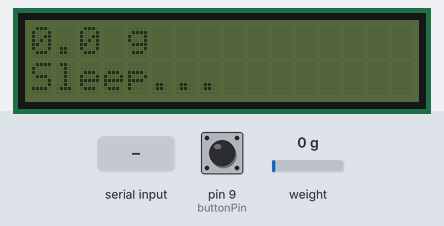
The sketch below on a simulated Arduino Uno, built with avr-gcc and run on an emulated ATmega328P. On the bench: 16×2 character LCD. The test bench sets the inputs (shaded band); at power-on: pin 9 (buttonPin) LOW, weight on the scale 0 g. What the sketch prints to the serial monitor is not drawn.

Above: at 10.1 s.
10.2 s: "tare" received over Serial
At 13.3 s:
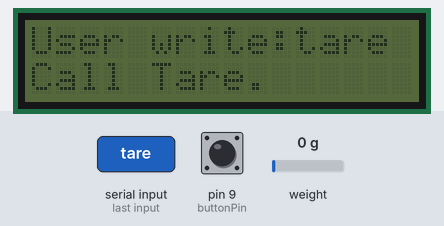
17.1 s: pin 9 (buttonPin) pulled HIGH for 3.2 s
At 20.0 s:
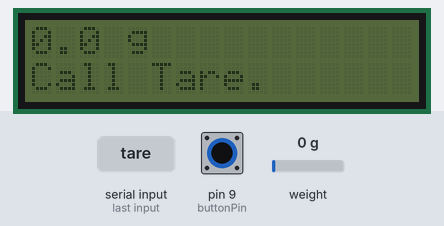
24.0 s: "1" received over Serial
At 26.8 s:
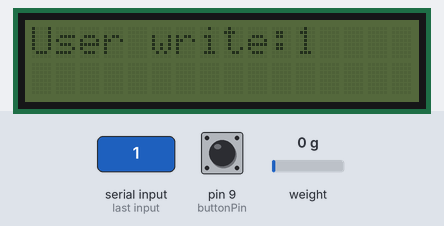
29.6 s: weight on the scale set to 100 g
At 32.0 s:
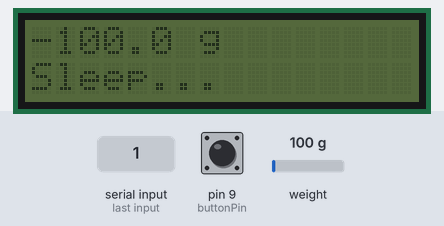
32.3 s: weight on the scale set to 1250 g
At 34.7 s:
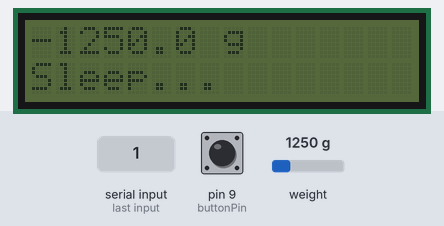
35.0 s: weight on the scale set to 2500 g
At 36.6 s:
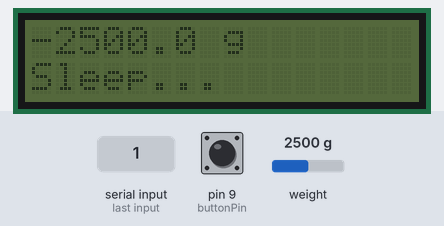
Timing chart, 0 to 38.1 s (numbered marks = the images above; inputs shaded):
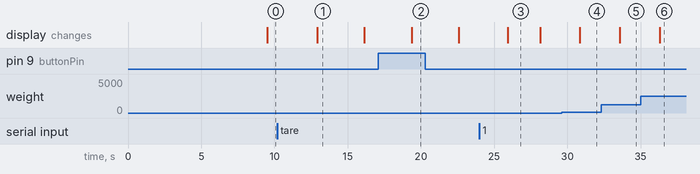

Measured:
- after the input at 10.2 s, the display: changes after 2.7 s (image 1)
- after the input at 17.1 s, the display: changes after 2.3 s (image 2)
- after the input at 24.0 s, the display: changes after 1.9 s (image 3)
- after the input at 29.6 s, the display: changes after 1.3 s (image 4)
- after the input at 32.3 s, the display: changes after 1.3 s (image 5)
- after the input at 35.0 s, the display: changes after 1.3 s (image 6)
- what the display in image 1 shows lasts 3.2 s, from 12.9 s to 16.1 s

The sketch:

HX711_LCD.ino
```cpp
#include <HX711.h>
#include <Wire.h>
#include <LiquidCrystal_I2C.h>

// HX711.DOUT	- pin #A1
// HX711.PD_SCK	- pin #A0

HX711 scale(A1, A0);		   // parameter "gain" is ommited; the default value 128 is used by the library
LiquidCrystal_I2C lcd(0x27,16,2);  // set the LCD address to 0x27 for a 16 chars and 2 line display
const int buttonPin = 9;           // the number of the pushbutton pin

void setup() {
  Serial.begin(38400);
  pinMode(buttonPin, INPUT);

  lcd.init();                      // initialize the lcd
  // Print a message to the LCD.
  lcd.backlight();
  lcd.print("Hello, I am HX");
  lcd.setCursor(0, 1);
  lcd.print("Arduino scales!");

  Serial.println("HX711 Demo");

  Serial.println("Before setting up the scale:");
  Serial.print("read: \t\t");
  Serial.println(scale.read());			// print a raw reading from the ADC

  Serial.print("read average: \t\t");
  Serial.println(scale.read_average(20));  	// print the average of 20 readings from the ADC

  Serial.print("get value: \t\t");
  Serial.println(scale.get_value(5));		// print the average of 5 readings from the ADC minus the tare weight (not set yet)

  Serial.print("get units: \t\t");
  Serial.println(scale.get_units(5), 1);	// print the average of 5 readings from the ADC minus tare weight (not set) divided
						// by the SCALE parameter (not set yet)

  scale.set_scale(434.f);    //2280.f                  // this value is obtained by calibrating the scale with known weights; see the README for details
  scale.tare();				        // reset the scale to 0

  Serial.println("After setting up the scale:");

  Serial.print("read: \t\t");
  Serial.println(scale.read());                 // print a raw reading from the ADC

  Serial.print("read average: \t\t");
  Serial.println(scale.read_average(20));       // print the average of 20 readings from the ADC

  Serial.print("get value: \t\t");
  Serial.println(scale.get_value(5));		// print the average of 5 readings from the ADC minus the tare weight, set with tare()

  Serial.print("get units: \t\t");
  Serial.println(scale.get_units(5), 1);        // print the average of 5 readings from the ADC minus tare weight, divided
						// by the SCALE parameter set with set_scale

  Serial.println("Readings:");
}

void loop() {
  if (Serial.available()) {
    String tempCommd = "";
    // wait a bit for the entire message to arrive
    delay(100);
    // read all the available characters
    while (Serial.available() > 0) {
      // save each character from Serial
      tempCommd += char(Serial.read());
      // show on LCD
      lcd.clear();
      lcd.println("User write:" + tempCommd);
    }
    if(tempCommd.startsWith("tare")){
      // reset
      Serial.println("Call Tare to reset");
      lcd.setCursor(0, 1);
      lcd.print("Call Tare.");
      scale.tare();
    }
  }else{
    int buttonState = 0;
    buttonState = digitalRead(buttonPin);
    if (buttonState == HIGH) {
      Serial.print("button is push");
      lcd.setCursor(0, 1);
      lcd.println("Call Tare.");
      scale.tare();
    }
  }

  //Serial.println(scale.read_average(10), 1);
  // use this calculate the SCALE
  Serial.println(scale.read(), 1);
  Serial.println(scale.get_value(10), 1);
  Serial.print("one reading:\t");
  Serial.print(scale.get_units(), 1);
  Serial.print("\t| average:\t");
  float gram = scale.get_units(10);
  Serial.println(gram, 1);
  gram = gram * -1;
  lcd.clear();
  lcd.print(gram, 1);
  lcd.print(" g");
  if(gram > 0.5){
    lcd.setCursor(0, 1);
    lcd.print("Dont move...");
    lcd.backlight();
    scale.power_down();			        // put the ADC in sleep mode
    delay(1000);
    scale.power_up();
  }else{
    lcd.setCursor(0, 1);
    lcd.print("Sleep...");
    scale.power_down();
    lcd.noBacklight();
    delay(500);
    scale.power_up();
  }
}
```
